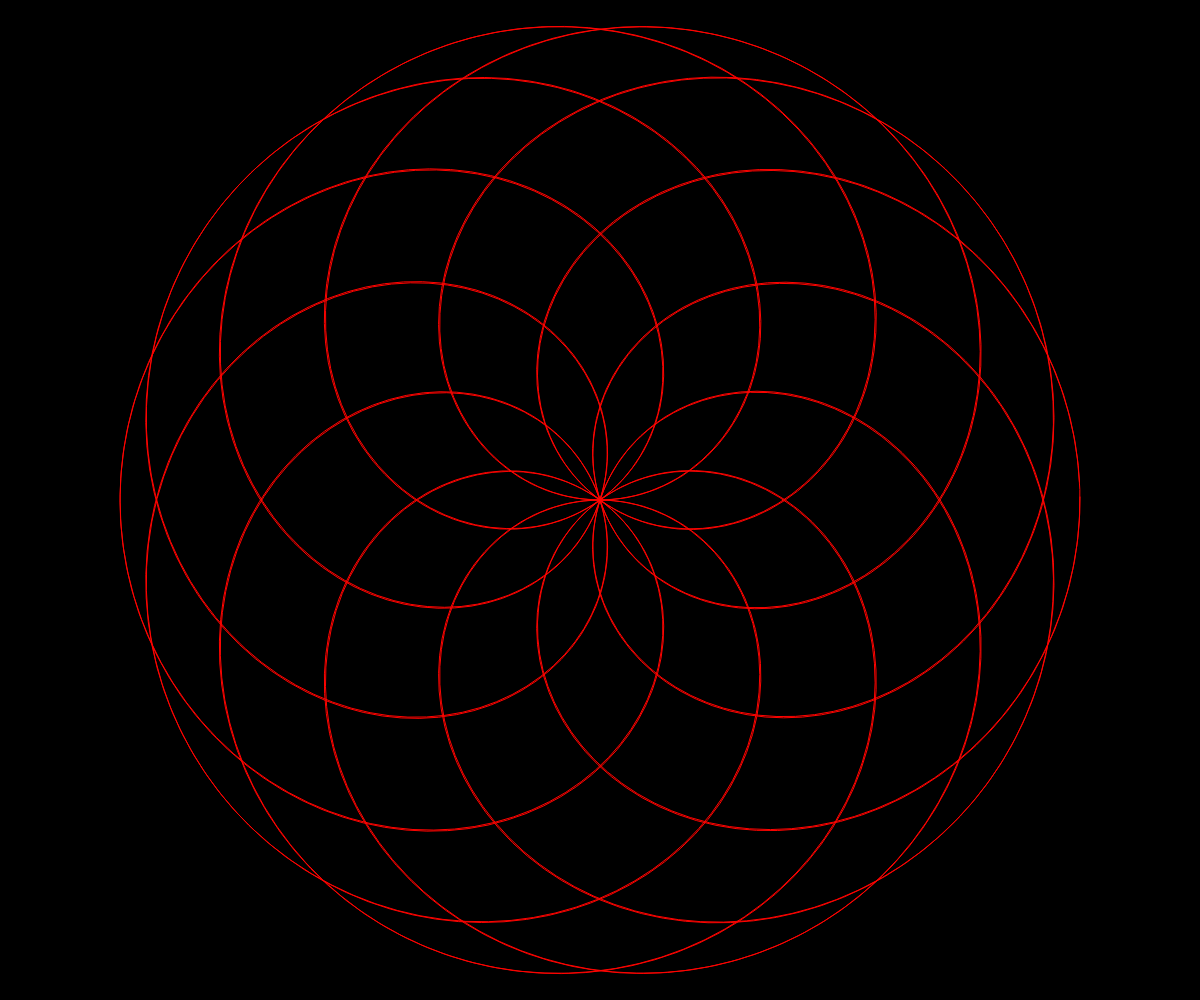
Frame 1 (no input)
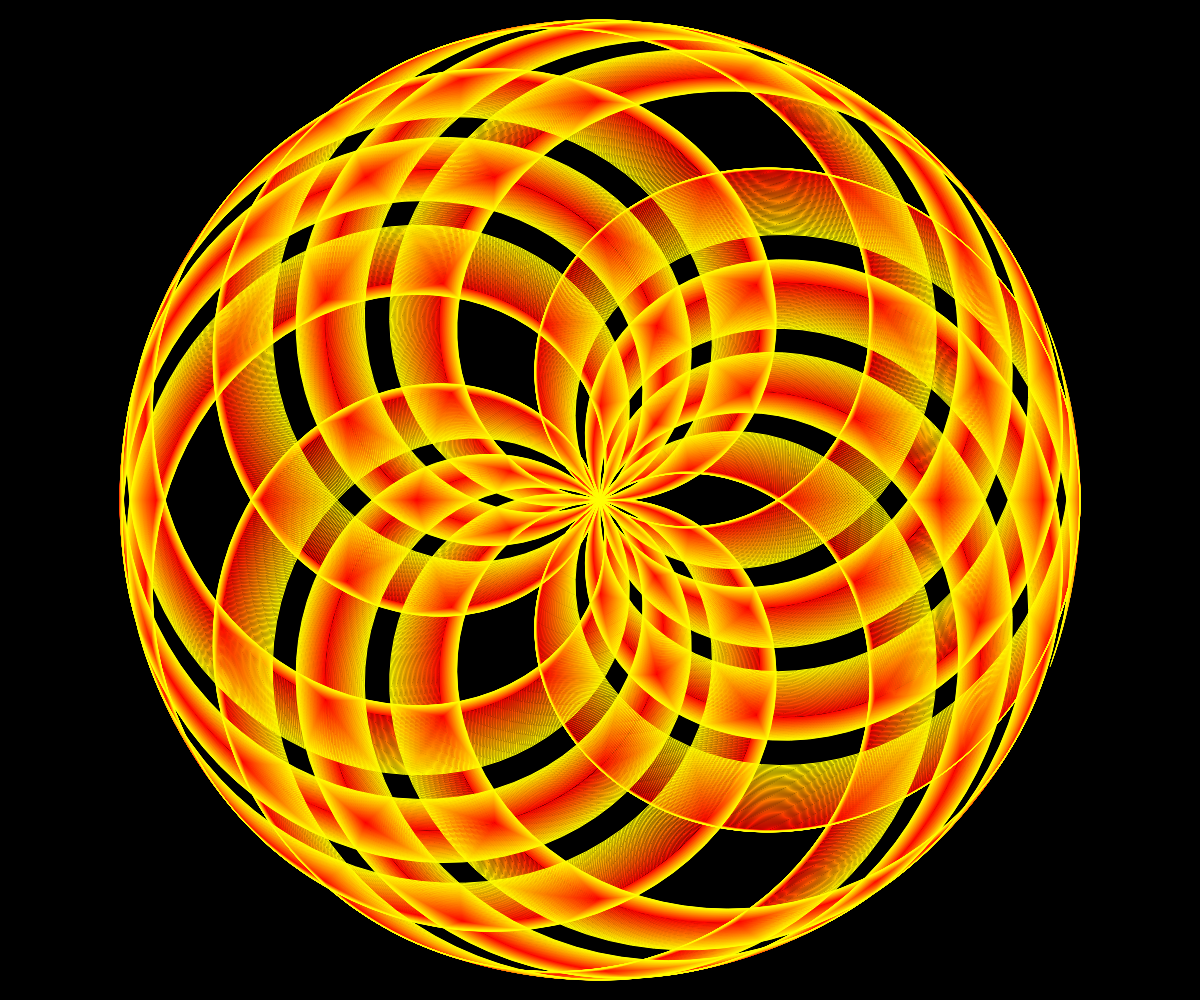
Frame 60 (no input)
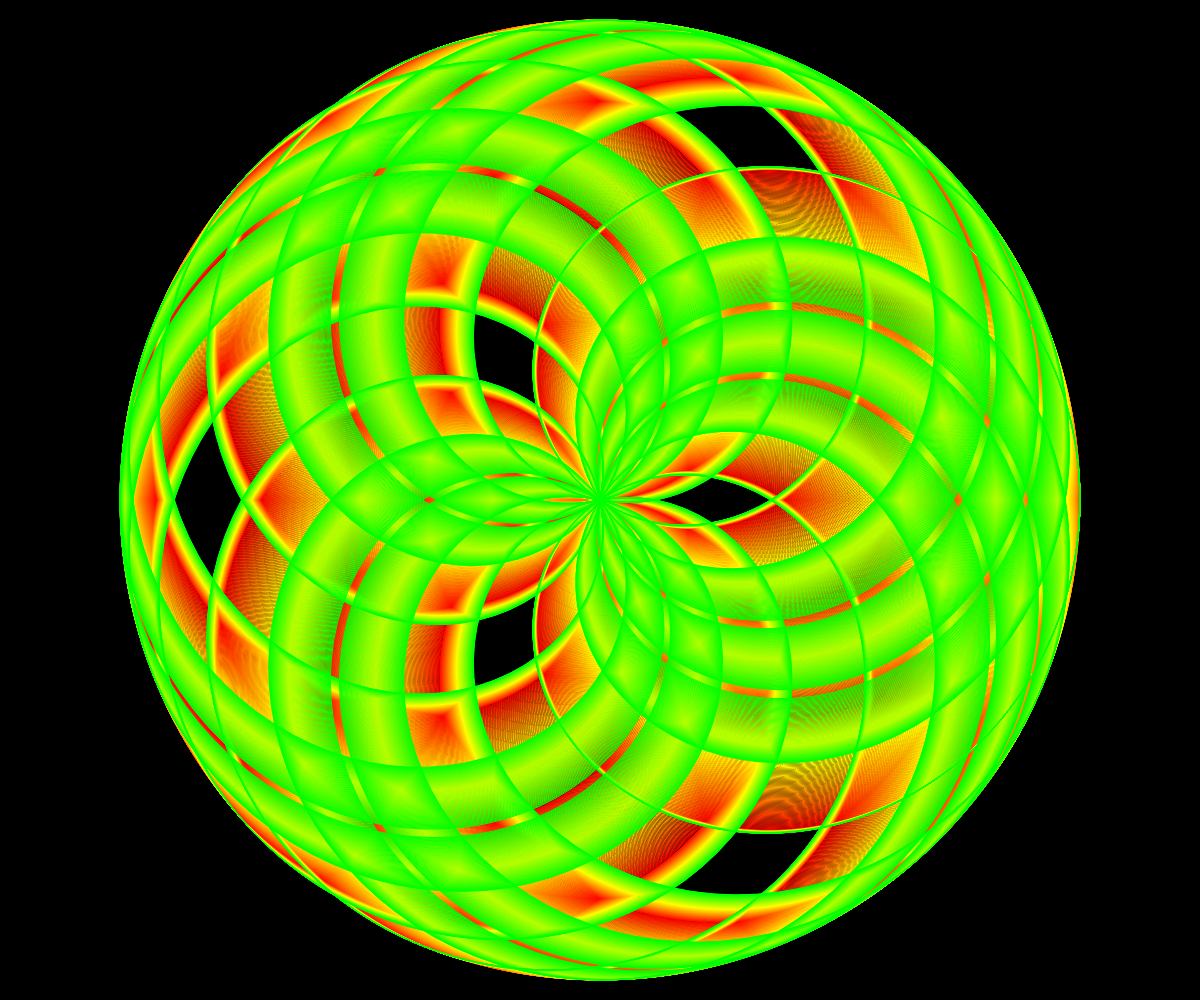
Frame 120 (the mouse pressed at the canvas centre since frame 60)

The p5.js sketch that drew these frames (run headless with seeded random() and noise() and a simulated clock; from frame 60 on, the mouse is pressed at the canvas centre):

// p5.js sketch
// ── sketch.js
/**

This code snippet was inspired by:
Daniel Shiffman's Mathematical Rose Coding Challenge 
https://www.youtube.com/watch?v=f5QBExMNB1I

**/


var padding = 20;
var initialR;

var n = 5.0;
var d = 8.0;
var dSpeed = 0.001;


var c = 0;
var cDir = 1;

function setup() {
  createCanvas(windowWidth, windowHeight);
  //fullScreen();
  background(0);
  colorMode(HSB);
  initialR = (min(height, width)/2) - padding;
}


function draw() {
  c += (1 * cDir);
  if (c >= 255 || c <= 0) cDir *= -1;
  
  d += dSpeed;
  
  var k = n / d;

  translate(width/2, height/2);
  noFill();
  beginShape();
  for (var a = -d*TWO_PI; a <= d*TWO_PI; a += 0.05) {
    var r = initialR;
    r *= cos(k * a);
    var x = r * cos(a);
    var y = r * sin(a);
    stroke(c, 255, 255);
    strokeWeight(1);
    vertex(x, y);
  }
  endShape();
}
